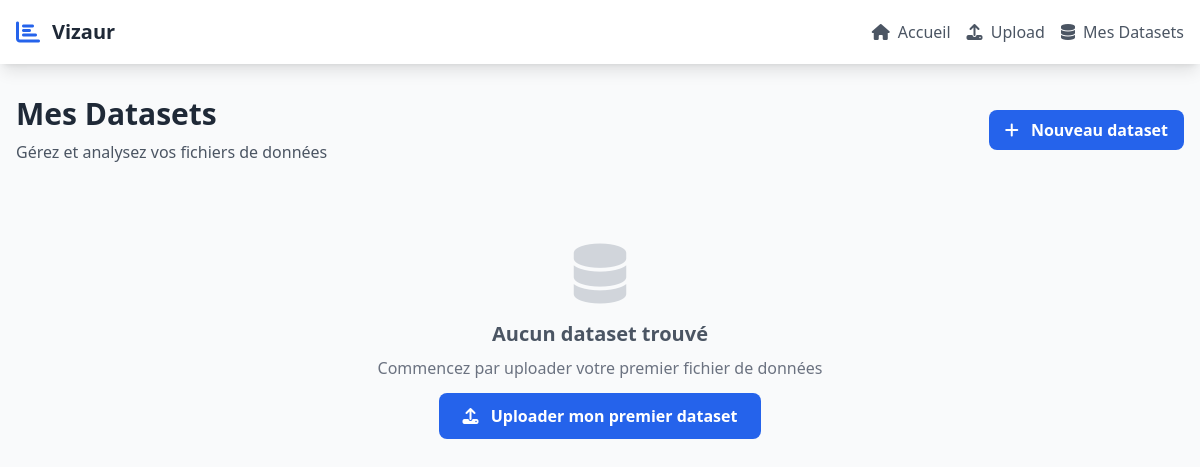
The page /datasets/ on the database as committed earlier.
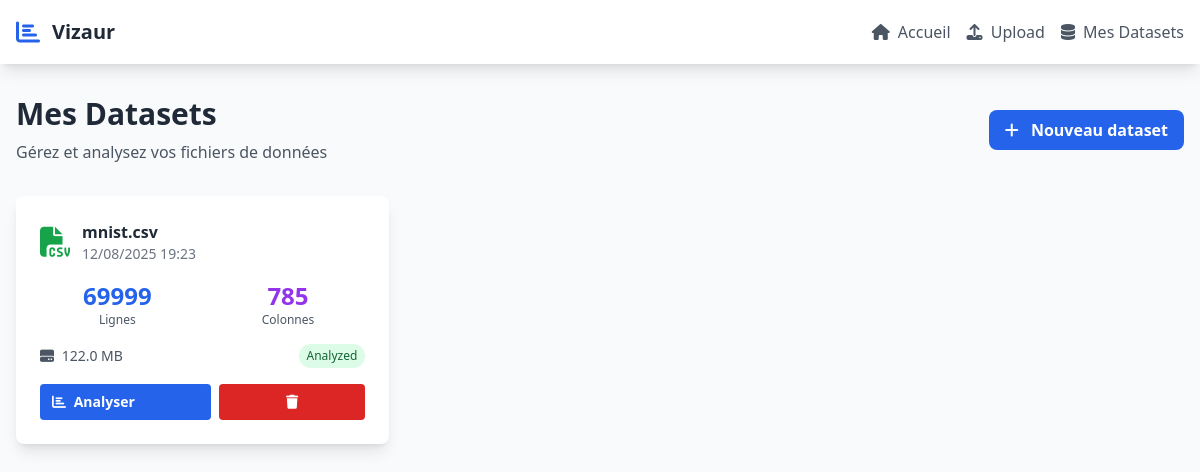
The same page on the database as committed later.
### eda_app/models.py (models this page shows, shortened)
class Dataset(models.Model):
    name = models.CharField(max_length=200)
    file_path = models.CharField(max_length=500)
    size = models.IntegerField()
    upload_date = models.DateTimeField(default=timezone.now)
    num_rows = models.IntegerField(null=True, blank=True)
    num_columns = models.IntegerField(null=True, blank=True)
    status = models.CharField(max_length=50, default='uploaded')

### eda_app/views.py (the view)
# urls.py: path('datasets/', views.dataset_list, name='dataset_list'),
def dataset_list(request):
    datasets = Dataset.objects.all().order_by('-upload_date')
    return render(request, 'eda_app/dataset_list.html', {'datasets': datasets})

### eda_app/templates/eda_app/dataset_list.html (shortened to what the changed rows need)
{% extends 'eda_app/base.html' %}
{% block content %}
<div class="flex justify-between items-center mb-8">
    <div>
        <h2 class="text-3xl font-bold text-gray-800">Mes Datasets</h2>
    </div>
</div>
{% if datasets %}
    <div class="grid md:grid-cols-2 lg:grid-cols-3 gap-6">
        {% for dataset in datasets %}
        <div class="bg-white rounded-lg shadow-lg overflow-hidden hover:shadow-xl transition duration-300">
            <div class="p-6">
                <div class="flex items-center mb-4">
                    {% if dataset.name|slice:"-4:" == ".csv" %}
                        <i class="fas fa-file-csv text-3xl text-green-600 mr-3"></i>
                    {% else %}
                        <i class="fas fa-file-excel text-3xl text-green-700 mr-3"></i>
                    {% endif %}
                    <div>
                        <h3 class="font-bold text-gray-800 truncate">{{ dataset.name }}</h3>
                        <p class="text-sm text-gray-500">{{ dataset.upload_date|date:"d/m/Y H:i" }}</p>
                    </div>
                </div>
                <div class="grid grid-cols-2 gap-4 mb-4">
                    <div class="text-center">
                        <p class="text-2xl font-bold text-blue-600">
                            {% if dataset.num_rows %}{{ dataset.num_rows }}{% else %}--{% endif %}
                        </p>
                        <p class="text-xs text-gray-600">Lignes</p>
                    </div>
                    <div class="text-center">
                        <p class="text-2xl font-bold text-purple-600">
                            {% if dataset.num_columns %}{{ dataset.num_columns }}{% else %}--{% endif %}
                        </p>
                        <p class="text-xs text-gray-600">Colonnes</p>
                    </div>
                </div>
                <div class="flex items-center justify-between mb-4">
                    <span class="text-sm text-gray-600">
                        <i class="fas fa-hdd mr-1"></i>
                        {% if dataset.size %}
                            {{ dataset.size|filesizeformat }}
                        {% else %}
                            Taille inconnue
                        {% endif %}
                    </span>
                    <span class="px-2 py-1 bg-green-100 text-green-800 text-xs rounded-full">
                        {{ dataset.status|title }}
                    </span>
                </div>
                <div class="flex space-x-2">
                    <a href="{% url 'dataset_overview' dataset.id %}" class="flex-1 bg-blue-600 hover:bg-blue-700 text-white font-bold py-2 px-3 rounded text-sm transition duration-300">
                        <i class="fas fa-chart-bar mr-1"></i>
                        Analyser
                    </a>
                    <form method="post" action="{% url 'delete_dataset' dataset.id %}" onsubmit="return confirm('Supprimer le dataset {{ dataset.name }} ?');" style="flex:1;">
                        <button type="submit" class="bg-red-600 hover:bg-red-700 text-white font-bold py-2 px-3 rounded text-sm transition duration-300 w-full">
                            <i class="fas fa-trash"></i>
                        </button>
                    </form>
                </div>
            </div>
        </div>
        {% endfor %}
    </div>
{% else %}
    <div class="text-center py-12">
        <i class="fas fa-database text-6xl text-gray-300 mb-4"></i>
        <h3 class="text-xl font-semibold text-gray-600 mb-2">Aucun dataset trouvé</h3>
        <p class="text-gray-500 mb-6">Commencez par uploader votre premier fichier de données</p>
        <a href="{% url 'upload_dataset' %}" class="bg-blue-600 hover:bg-blue-700 text-white font-bold py-3 px-6 rounded-lg transition duration-300">
            <i class="fas fa-upload mr-2"></i>
            Uploader mon premier dataset
        </a>
    </div>
{% endif %}
{% endblock %}

Rows that differ between the two databases and show on the page:
added Dataset: name "mnist.csv", upload_date "12/08/2025 19:23", num_rows "69999", num_columns "785", size|filesizeformat "122.0 MB", status "Analyzed"
Other text that changed with them:
text no longer shown: "Aucun dataset trouvé Commencez par uploader votre premier fichier de données Uploader mon premier dataset"
